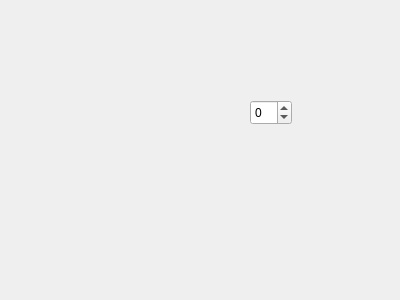
<?xml version="1.0" encoding="UTF-8"?>
<ui version="4.0">
 <class>Form</class>
 <widget class="QWidget" name="Form">
  <property name="geometry">
   <rect>
    <x>0</x>
    <y>0</y>
    <width>400</width>
    <height>300</height>
   </rect>
  </property>
  <property name="windowTitle">
   <string>Form</string>
  </property>
  <widget class="QSpinBox" name="spinBox">
   <property name="geometry">
    <rect>
     <x>250</x>
     <y>100</y>
     <width>42</width>
     <height>25</height>
    </rect>
   </property>
   <property name="wrapping">
    <bool>true</bool>
   </property>
  </widget>
 </widget>
 <resources/>
 <connections/>
</ui>
